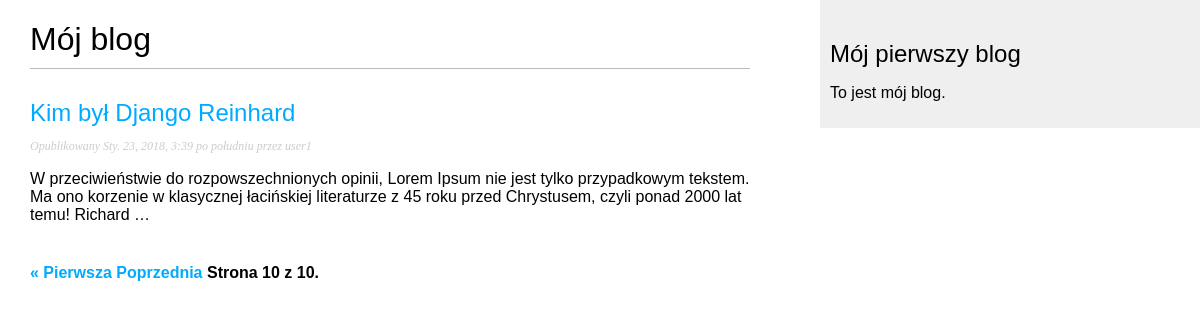
The app's page /blog/?page=10 with its own data.
### blog/models.py (models this page shows, shortened)
class Post(models.Model):
    STATUS_CHOICES = (('draft', 'Roboczy'),
                      ('published', 'Opublikowany'))
    title = models.CharField(max_length=250)
    slug = models.SlugField(max_length=250,
                            unique_for_date='publish')
    author = models.ForeignKey(User,
                               related_name='blog_posts',
                               on_delete=models.CASCADE)
    body = models.TextField()
    publish = models.DateTimeField(default=timezone.now)
    created = models.DateTimeField(auto_now_add=True)
    update = models.DateTimeField(auto_now=True)
    status = models.CharField(max_length=10,
                              choices=STATUS_CHOICES,
                              default='draft')
    tags = TaggableManager()
    object = models.Manager()
    published = PublishedManager()
    def get_absolute_url(self):
        return reverse('blog:post_detail',
                       args=[self.publish.year,
                             self.publish.strftime('%m'),
                             self.publish.strftime('%d'),
                             self.slug
                             ]
                       )
    class Meta:
        ordering = ('-publish', 'author')

### blog/views.py (the view)
# urls.py: path('', views.post_list, name='post_list'),
def post_list(request, tag_slug=None):
    template_name = 'blog/post/list.html'
    posts_list = Post.published.all()
    tag = None
    if tag_slug:
        tag = get_object_or_404(Tag, slug=tag_slug)
        post_list = post_list.filter(tags__in=[tag])
    paginator = Paginator(posts_list, 1)
    page = request.GET.get('page')
    try:
        posts = paginator.page(page)
    except PageNotAnInteger:
        posts = paginator.page(1)
    except EmptyPage:
        posts = paginator.page(paginator.num_pages)
    context = {'page': page,
               'posts': posts}
    return render(request, template_name, context)

### blog/models.py (called while the page is built)
    def get_queryset(self):
        return super(PublishedManager, self).get_queryset().filter(status='published')

### blog/templates/blog/post/list.html (shortened to what this page needs)
{% extends "blog/base.html" %}
{% block content %}
    <h1>Mój blog</h1>
    {% for post in posts %}
        <h2>
            <a href="{{ post.get_absolute_url }}">{{ post.title }}</a>
        </h2>
        <p class="date">
            Opublikowany {{ post.publish }} przez {{ post.author }}
        </p>
        {{ post.body|truncatewords:30|linebreaks }}
    {% endfor %}
    {% include "blog/post/pagination.html" with page=posts %}
{% endblock %}

### blog/static/css/blog.css (style rules this page uses)
body { margin:0; padding:0; font-family:helvetica, sans-serif; }
a { color:#00abff; text-decoration:none; }
h1 { font-weight:normal; border-bottom:1px solid #bbb; padding:0 0 10px 0; }
h2 { font-weight:normal; margin:30px 0 0; }
p.date { color:#ccc; font-family: georgia, serif; font-size: 12px; font-style: italic; }

### records on screen
Post: title "Kim był Django Reinhard", publish "Sty. 23, 2018, 3:39 po południu", author "user1", body "W przeciwieństwie do rozpowszechnionych opinii, Lorem Ipsum nie jest tylko przypadkowym tekstem. Ma ono korzenie w klasycznej łacińskiej literaturze z 45 roku przed Chrystusem, czyli ponad 2000 lat temu! Richard …"

### other values on screen
{{ page.number }} "10"
{{ page.paginator.num_pages }} "10"
